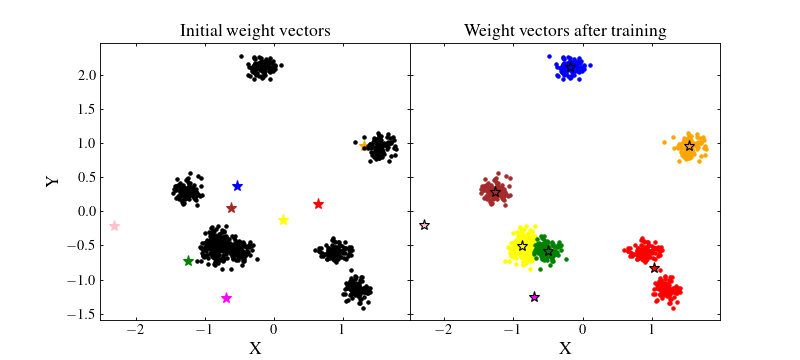

Recreate this plot in Python.
from   SOMptimised         import SOM, LinearLearningStrategy, ConstantRadiusStrategy, euclidianMetric
import matplotlib.pyplot   as     plt
from   matplotlib          import rc
from   matplotlib.gridspec import GridSpec
import numpy               as     np
from   numpy.random        import default_rng
rng = default_rng()

# Random x coordinates
x = []
x = np.concatenate((x, rng.normal(loc=0, scale=1, size=100)))
x = np.concatenate((x, rng.normal(loc=10, scale=1, size=100)))
x = np.concatenate((x, rng.normal(loc=-3, scale=1, size=100)))
x = np.concatenate((x, rng.normal(loc=16, scale=1, size=100)))
x = np.concatenate((x, rng.normal(loc=-6, scale=1, size=100)))
x = np.concatenate((x, rng.normal(loc=-10, scale=1, size=100)))
x = np.concatenate((x, rng.normal(loc=13, scale=1, size=100)))
x = np.concatenate((x, rng.normal(loc=-6, scale=1, size=100)))

# Random y coordinates
y = []
y = np.concatenate((y, rng.normal(loc=20, scale=1, size=100)))
y = np.concatenate((y, rng.normal(loc=-10, scale=1, size=100)))
y = np.concatenate((y, rng.normal(loc=-10, scale=1, size=100)))
y = np.concatenate((y, rng.normal(loc=7, scale=1, size=100)))
y = np.concatenate((y, rng.normal(loc=-10, scale=1, size=100)))
y = np.concatenate((y, rng.normal(loc=0, scale=1, size=100)))
y = np.concatenate((y, rng.normal(loc=-16, scale=1, size=100)))
y = np.concatenate((y, rng.normal(loc=-8, scale=1, size=100)))

# Combine coordinates to have an array of the correct shape for the SOM to train onto
data = np.array([x, y]).T

# Normalise each feature
data_norm = (data - np.nanmean(data, axis=0))/np.nanstd(data, axis=0)

# SOM
lr     = LinearLearningStrategy(lr=1)      # Learning rate strategy
sigma  = ConstantRadiusStrategy(sigma=0.1) # Neighbourhood radius strategy
metric = euclidianMetric                   # Metric used to compute BMUs
nf     = data.shape[1]                     # Number of features
som    = SOM(m=2, n=4, dim=nf, lr=lr, sigma=sigma, metric=metric, max_iter=1e4, random_state=0)
som.fit(data_norm, epochs=3, shuffle=True)

# Prediction for the train dataset
pred   = som.train_bmus_

# Plotting
rc('font', **{'family': 'serif', 'serif': ['Times']})
rc('text', usetex=True)

f  = plt.figure(figsize=(10, 4.5))
gs = GridSpec(1, 2, wspace=0, hspace=0)

#####################
#     Left plot     #
#####################

ax1 = f.add_subplot(gs[0])

ax1.yaxis.set_ticks_position('both')
ax1.xaxis.set_ticks_position('both')
ax1.tick_params(axis='x', which='both', direction='in', labelsize=13, length=3)
ax1.tick_params(axis='y', which='both', direction='in', labelsize=13, length=3)
ax1.set_ylabel('Y', size=16)
ax1.set_xlabel('X', size=16)
ax1.set_title('Initial weight vectors', size=16)

# We recompute the initial weight values (this is possible because we set the seed of the random generator)
rng     = np.random.default_rng(0)
weights = rng.normal(size=(2*4, nf))

colors  = ['yellow', 'r', 'b', 'orange', 'magenta', 'brown', 'pink', 'g']

# Plot neurons
for xx, yy, c in zip(weights[:, 0], weights[:, 1], colors):
   ax1.plot(xx, yy, marker='*', color=c, linestyle='none', markersize=10)

# Plot train data
ax1.plot(data_norm[:, 0], data_norm[:, 1], 'k.', linestyle='none')

######################
#     Right plot     #
######################

ax2 = f.add_subplot(gs[1])

ax2.yaxis.set_ticks_position('both')
ax2.xaxis.set_ticks_position('both')
ax2.tick_params(axis='x', which='both', direction='in', labelsize=13, length=3)
ax2.tick_params(axis='y', which='both', direction='in', labelsize=13, length=3)
ax2.set_xlabel('X', size=16)
ax2.set_title('Weight vectors after training', size=16)
ax2.set_yticklabels([])

for idx, xx, yy, c in zip(range(som.weights.shape[0]), som.weights[:, 0], som.weights[:, 1], colors):

   # Find data which have this neuron as BMU
   data_idx = data_norm[pred == idx]

   ax2.plot(data_idx[:, 0], data_idx[:, 1], color=c, marker='.', linestyle='none')
   ax2.plot(xx, yy, marker='*', color=c, linestyle='none', markersize=10, mec='k')

plt.show()
